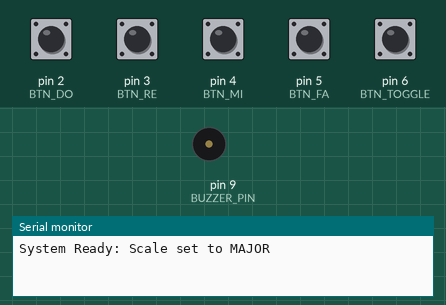
Bench run of a sketch on a simulated Arduino Uno, built with avr-gcc and run on an emulated ATmega328P. Shown: buzzer (waves = sounding), the last lines printed to the serial monitor. The inputs (shaded band) are chosen by the test bench; at power-on: pin 2 (BTN_DO), pin 3 (BTN_RE), pin 4 (BTN_MI), pin 5 (BTN_FA), pin 6 (BTN_TOGGLE) LOW.

Above: at 1.2 s.
1.3 s: pin 2 (BTN_DO) pulled HIGH for 0.15 s
At 1.39 s:
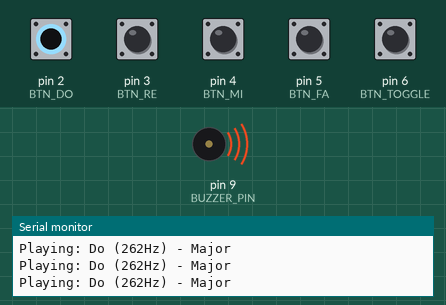
2.9 s: pin 3 (BTN_RE) pulled HIGH for 0.15 s
At 4.2 s:
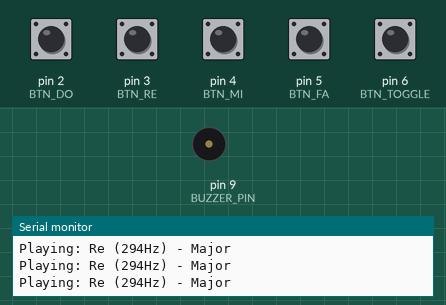
4.5 s: pin 4 (BTN_MI) pulled HIGH for 0.15 s
At 4.58 s:
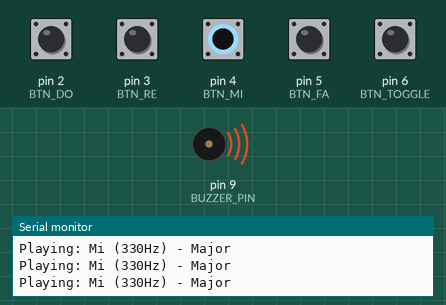
6.1 s: pin 5 (BTN_FA) pulled HIGH for 0.15 s
At 7.4 s:
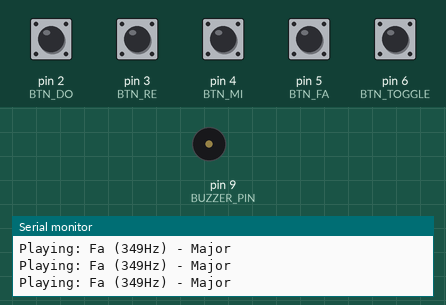
7.7 s: pin 2 (BTN_DO) driven HIGH and pin 3 (BTN_RE) driven HIGH
At 8.7 s:
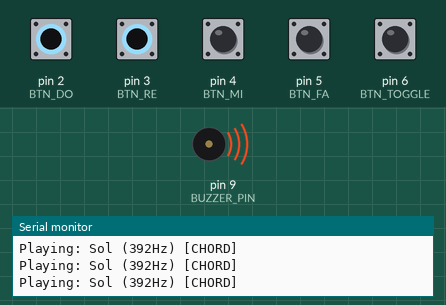
9.6 s: pin 2 (BTN_DO) driven LOW
At 10.6 s:
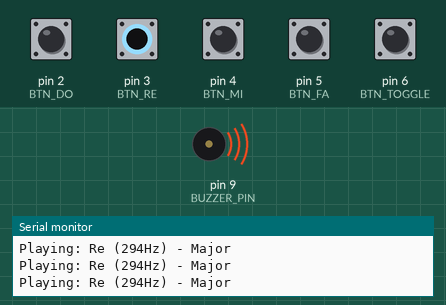
Timing chart, 0 to 12.6 s (numbered marks = the images above; inputs shaded):
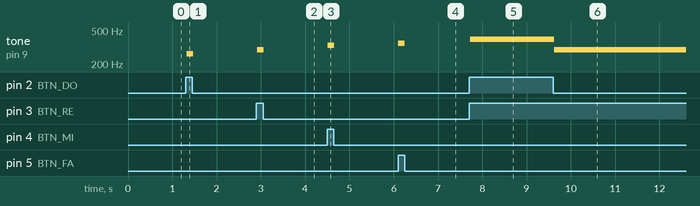

The sketch:

digital_piano.ino
```cpp
/**
 * @file digital_piano.ino
 * @brief Digital Piano - Step 3: Scale Toggle (Major / Minor).
 *        If two or more buttons are pressed together: play Sol (392Hz).
 *        A 5th button on pin 6 toggles between Major and Minor scales.
 *        In Minor scale, Mi (330Hz) becomes Me/Eb (311Hz).
 *        Buttons on pins 2, 3, 4, and 5 play Do, Re, Mi/Me, Fa.
 *        Passive buzzer on pin 9.
 *        Course Coursework: Week 2, Assignment Q15
 */

const int BUZZER_PIN = 9;
const int BTN_DO = 2;
const int BTN_RE = 3;
const int BTN_MI = 4;
const int BTN_FA = 5;
const int BTN_TOGGLE = 6; // 5th button for Major/Minor toggle

// Frequencies for Major scale
const int NOTE_DO = 262; // Hz
const int NOTE_RE = 294; // Hz
const int NOTE_MI_MAJ = 330; // Hz (Mi in Major)
const int NOTE_MI_MIN = 311; // Hz (Me/Eb in Minor)
const int NOTE_FA = 349; // Hz
const int NOTE_SOL = 392; // Hz (Chord substitute)

bool isMajorScale = true;
bool lastToggleState = LOW;
unsigned long lastDebounceTime = 0;
const unsigned long DEBOUNCE_DELAY = 50;

void setup() {
  pinMode(BUZZER_PIN, OUTPUT);
  pinMode(BTN_DO, INPUT);
  pinMode(BTN_RE, INPUT);
  pinMode(BTN_MI, INPUT);
  pinMode(BTN_FA, INPUT);
  pinMode(BTN_TOGGLE, INPUT);
  Serial.begin(9600);
  Serial.println("System Ready: Scale set to MAJOR");
}

void loop() {
  unsigned long currentMillis = millis();

  // Read toggle button with debouncing
  bool toggleReading = digitalRead(BTN_TOGGLE);
  if (toggleReading != lastToggleState) {
    lastDebounceTime = currentMillis;
  }

  if ((currentMillis - lastDebounceTime) > DEBOUNCE_DELAY) {
    // If the button state has changed and is now HIGH
    if (toggleReading == HIGH && lastToggleState == LOW) {
      isMajorScale = !isMajorScale;
      Serial.print("Scale changed to: ");
      Serial.println(isMajorScale ? "MAJOR" : "MINOR");
      delay(200); // Prevent double-triggering
    }
  }
  lastToggleState = toggleReading;

  // Read note button states (HIGH when pressed, due to pull-down resistors)
  bool doPressed = (digitalRead(BTN_DO) == HIGH);
  bool rePressed = (digitalRead(BTN_RE) == HIGH);
  bool miPressed = (digitalRead(BTN_MI) == HIGH);
  bool faPressed = (digitalRead(BTN_FA) == HIGH);

  // Count how many buttons are pressed simultaneously
  int pressedCount = (doPressed ? 1 : 0) +
                     (rePressed ? 1 : 0) +
                     (miPressed ? 1 : 0) +
                     (faPressed ? 1 : 0);

  // Determine actual frequency for the 3rd key based on active scale
  int activeMiFreq = isMajorScale ? NOTE_MI_MAJ : NOTE_MI_MIN;

  if (pressedCount >= 2) {
    // Chord substitute
    tone(BUZZER_PIN, NOTE_SOL);
    Serial.println("Playing: Sol (392Hz) [CHORD]");
  } else if (doPressed) {
    tone(BUZZER_PIN, NOTE_DO);
    Serial.print("Playing: Do (262Hz) - ");
    Serial.println(isMajorScale ? "Major" : "Minor");
  } else if (rePressed) {
    tone(BUZZER_PIN, NOTE_RE);
    Serial.print("Playing: Re (294Hz) - ");
    Serial.println(isMajorScale ? "Major" : "Minor");
  } else if (miPressed) {
    tone(BUZZER_PIN, activeMiFreq);
    Serial.print("Playing: ");
    Serial.print(isMajorScale ? "Mi (330Hz) - Major" : "Me (311Hz) - Minor");
    Serial.println();
  } else if (faPressed) {
    tone(BUZZER_PIN, NOTE_FA);
    Serial.print("Playing: Fa (349Hz) - ");
    Serial.println(isMajorScale ? "Major" : "Minor");
  } else {
    noTone(BUZZER_PIN);
  }
  delay(30); // Small delay for stability
}
```

Measured:
- after the input at 1.3 s, tone on pin 9 (BUZZER_PIN): silent → 262 Hz at once, → silent 0.15 s later
- after the input at 2.9 s, tone on pin 9 (BUZZER_PIN): silent → 294 Hz at once, → silent 0.15 s later
- after the input at 4.5 s, tone on pin 9 (BUZZER_PIN): silent → 330 Hz at once, → silent 0.15 s later
- after the input at 6.1 s, tone on pin 9 (BUZZER_PIN): silent → 349 Hz at once, → silent 0.15 s later
- after the input at 7.7 s, tone on pin 9 (BUZZER_PIN): silent → 392 Hz at once
- after the input at 9.6 s, tone on pin 9 (BUZZER_PIN): 392 Hz → 294 Hz at once
